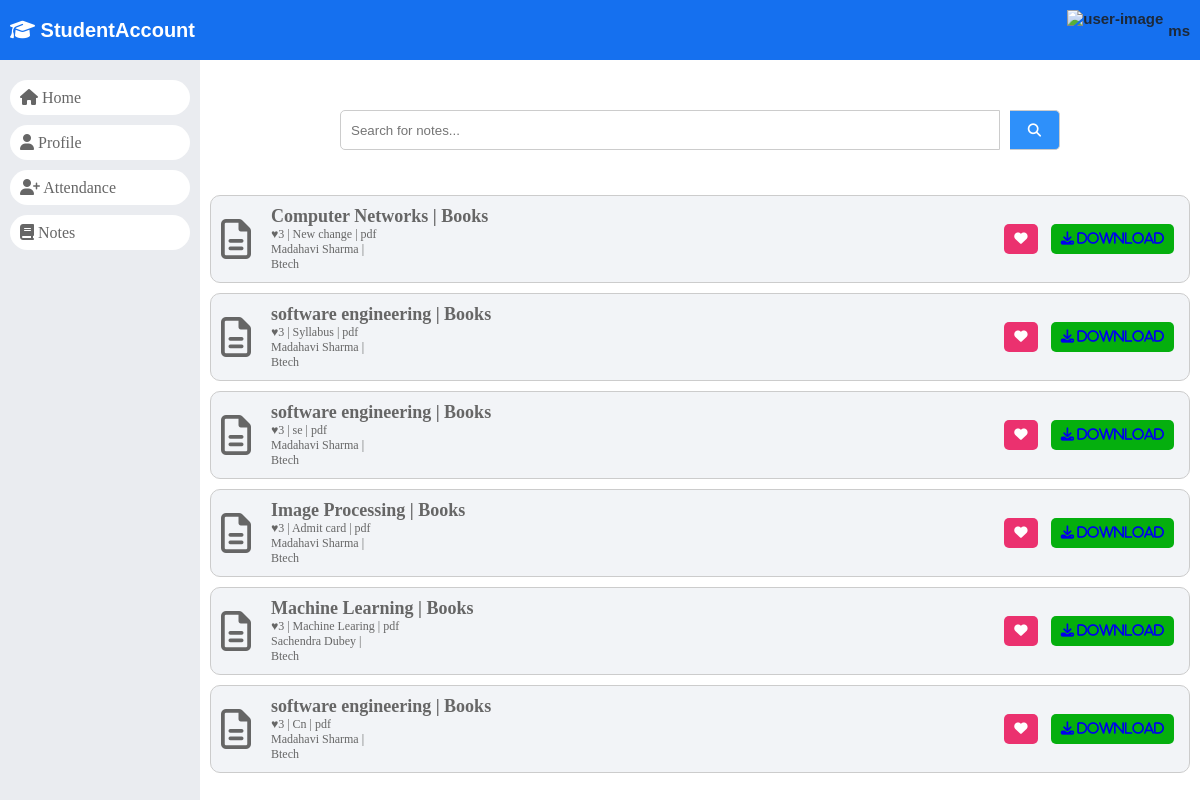
Screenshot of /student_notes/ (signed in) with the database file from the repository.
### dashboard/models.py (models this page shows)
class CustomUser(AbstractUser):
	HOD = '1'
	STAFF = '2'
	STUDENT = '3'
	EMAIL_TO_USER_TYPE_MAP = {
		'hod': HOD,
		'staff': STAFF,
		'student': STUDENT
	}
	user_type_data = ((HOD, "HOD"), (STAFF, "Staff"), (STUDENT, "Student"))
	user_type = models.CharField(default=1, choices=user_type_data, max_length=10)

class Notes(models.Model):
    id = models.AutoField(primary_key=True)
    subject_id = models.ForeignKey(Subjects, on_delete=models.CASCADE)
    course_id = models.ForeignKey(Courses, on_delete=models.CASCADE)
    session_year_id = models.ForeignKey(SessionYearModel, on_delete=models.CASCADE)
    uploaded_by = models.ForeignKey(Staffs, on_delete=models.CASCADE)
    upload_date = models.DateTimeField(auto_now_add=True)
    document = models.FileField(upload_to='notes/')
    description = models.TextField()
    objects = models.Manager()

class Subjects(models.Model):
	id =models.AutoField(primary_key=True)
	subject_name = models.CharField(max_length=255)
	course_id = models.ForeignKey(Courses, on_delete=models.CASCADE, default=1)
	staff_id = models.ForeignKey(CustomUser, on_delete=models.CASCADE)
	created_at = models.DateTimeField(auto_now_add=True)
	updated_at = models.DateTimeField(auto_now=True)
	objects = models.Manager()

class Staffs(models.Model):
	id = models.AutoField(primary_key=True)
	admin = models.OneToOneField(CustomUser, on_delete = models.CASCADE)
	address = models.TextField()
	created_at = models.DateTimeField(auto_now_add=True)
	updated_at = models.DateTimeField(auto_now=True)
	objects = models.Manager()

class Courses(models.Model):
	id = models.AutoField(primary_key=True)
	course_name = models.CharField(max_length=255)
	created_at = models.DateTimeField(auto_now_add=True)
	updated_at = models.DateTimeField(auto_now=True)
	objects = models.Manager()

### dashboard/StudentViews.py (the view)
# urls.py: path('student_notes/', StudentViews.student_notes, name="student_notes"),
def student_notes(request):
    notes = Notes.objects.all()
    context = {
        "notes": notes
    }
    return render(request,'student page/notes.html',context)

### dashboard/templates/student page/notes.html (shortened to what this page needs)
{% load static %}
<!DOCTYPE html>
<html lang="en">
<head>
    <link rel="stylesheet" href="https://cdnjs.cloudflare.com/ajax/libs/font-awesome/6.5.1/css/all.min.css"
 />
        <link rel="stylesheet" href="{% static 'style.css' %}">
</head>
<body>
    <header>
        <div>
            <a href="/">
                <div class="logo">
                    <i class="fa-solid fa-graduation-cap"></i>
                    StudentAccount
                </div>
            </a>
        </div>
        {% include '../headerUser.html' %}
    </header>
    <div id="main">
        {% include './navigation.html' %}
        <div id="student_record">
            <div id="notes">
                <div id="search-bar">
                    <form class="search-form" data-style="flex" data-search-record="#notes .note">
                        <input type="search" name="search" id="search" placeholder="Search for notes..." data-search-record="" />
                        <button type="submit">
                            <i class="fa-solid fa-magnifying-glass"></i>
                        </button>
                    </form>
                </div>
                {% for file in notes %}
                <div class="note">
                    <div class="detail">
                        <div class="image">
                            <i class="fa-regular fa-file-lines"></i>
                        </div>
                        <div class="info">
                            <div class="note-title">
                                <span>{{file.subject_id.subject_name}}</span><span>Books</span>
                            </div>
                            <div class="extra-info">
                                <span>♥3</span>
                                <span>{{file.description}}</span>
                                <span>pdf</span>
                            </div>
                            <div class="upload-info">
                                <span>{{file.uploaded_by.admin.first_name}} {{file.uploaded_by.admin.last_name}}</span>
                                <span>{{file.uploaded_date}}</span>
                            </div>
                            <div class="category">
                                <span>{{file.course_id.course_name}}</span>
                            </div>
                        </div>
                    </div>
                    <div class="actions">
                        <button class="like btn">
                            <i class="fa fa-heart"></i>
                        </button>
                        <button class="download btn">
                            <a href="{{ file.document.url }}" download>
                            <i class="fa fa-download"> download</i>
                        </a>
                        </button>
                    </div>
                </div>
                {% endfor %}
            </div>
        </div>
    </div>
</body>
</html>

### dashboard/templates/headerUser.html (shortened to what this page needs)
<div class="user">
    <div>
        <img src="https://cdn-icons-png.flaticon.com/512/1144/1144760.png" alt="user-image">
    </div>
    <div class="name">{{ user.username }}</div>
</div>

### static/style.css (style rules this page uses)
:root { --light-black: #1d2939; --sky-blue: #1570ef; --light-blue: #2e90fa; --nav-bg: #eaecf0; --nav-text: #666; --success-color: #039855; --error-color: #f97066; --white: #fff; --table-grid-dark: #eaecf0; --table-grid-light: #fcfcfd; --table-heading: #d0d5dd; --dialog-backdrop: #26262690; --gray-6: #666; --gray-e: #ebebeb; --note-gray: #f2f4f7; --page-heading: #666; --page-highlight-heading: #3f3737; --yellow: #fec84b; }
html, body { margin: 0; padding: 0; }
a { text-decoration: none; }
#main { display: flex; height: calc(100vh - 60px); }
#student_record, #main_section { max-width: calc(100% - 200px); flex: 1; }
header { width: 100%; height: 60px; padding: 10px; box-sizing: border-box; display: flex; justify-content: space-between; gap: 20px; background: var(--sky-blue); font-family: arial; }
header .logo { height: 40px; line-height: 40px; font-size: 20px; font-weight: 600; color: var(--white); }
header .user { display: flex; justify-content: center; gap: 5px; height: 100%; font-size: 15px; font-weight: bold; color: var(--light-black); position: relative; }
header .user img { height: 100%; }
header .user div.name { align-self: center; }
#search-bar form { display: flex; gap: 10px; width: 90%; max-width: 300px; margin-left: auto; margin-right: 40px; height: 35px; font-size: 17px; }
#search-bar input { flex: 1; border: 1.5px solid #666; padding: 0 10px; box-sizing: border-box; border-radius: 5px; }
#search-bar button { width: 50px; border-radius: 5px; background-color: var(--light-blue); color: var(--white); border: 0; cursor: pointer; }
#notes { margin: 10px; }
#notes #search-bar form { display: flex; width: 90%; max-width: 720px; margin: 50px auto; }
#notes #search-bar form input, #notes #search-bar form button { height: 40px; padding: 0 10px; border: 1px solid #ccc; }
#notes #search-bar form input { width: calc(100% - 50px); border-radius: 5px 0 0 5px; }
#notes #search-bar form button { width: 50px; border-radius: 0 5px 5px 0; border-left: 0; }
#notes .note { border: 1px solid #ccc; border-radius: 10px; padding: 10px; box-sizing: border-box; display: flex; justify-content: space-between; align-items: center; background: var(--note-gray); margin: 10px 0; }
#notes .note .detail { display: flex; align-items: center; gap: 20px; }
#notes .note .image i { font-size: 40px; }
#notes .note span + span::before { content: " | "; }
#notes .note .note-title { font-weight: bold; font-size: 18px; }
#notes .note div { font-size: 12px; color: #666; }
#notes .note .actions .btn { padding: 0 10px; line-height: 30px; border-radius: 5px; border: 0; cursor: pointer; margin: 0 5px; }
#notes .note .actions button.download, .download { background: rgb(5, 175, 14); color: var(--white); }
#notes .note .actions button.like { background: rgb(235, 49, 111); color: var(--white); }

### rows the page displays
CustomUser: username "ms"
Notes: subject_id.subject_name "Computer Networks", description "New change", uploaded_by.admin.first_name "Madahavi", uploaded_by.admin.last_name "Sharma", course_id.course_name "Btech"
Notes: subject_id.subject_name "software engineering", description "Syllabus", uploaded_by.admin.first_name "Madahavi", uploaded_by.admin.last_name "Sharma", course_id.course_name "Btech"
Notes: subject_id.subject_name "software engineering", description "se", uploaded_by.admin.first_name "Madahavi", uploaded_by.admin.last_name "Sharma", course_id.course_name "Btech"
Notes: subject_id.subject_name "Image Processing", description "Admit card", uploaded_by.admin.first_name "Madahavi", uploaded_by.admin.last_name "Sharma", course_id.course_name "Btech"
Notes: subject_id.subject_name "Machine Learning", description "Machine Learing", uploaded_by.admin.first_name "Sachendra", uploaded_by.admin.last_name "Dubey", course_id.course_name "Btech"
Notes: subject_id.subject_name "software engineering", description "Cn", uploaded_by.admin.first_name "Madahavi", uploaded_by.admin.last_name "Sharma", course_id.course_name "Btech"
